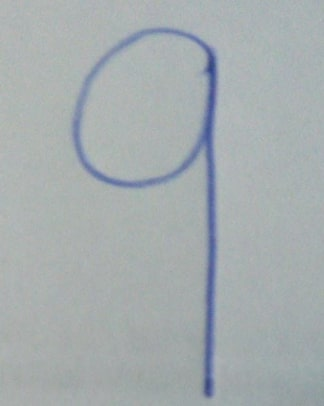
#> input picture adit2.jpg, 324 x 406 px
$ python imgtool.py
#> lines starting #> are read from the running program, lines starting #| are printed output that depends on the picture
from PIL import Image
imgc = Image.open('adit2.jpg')
#> imgc is the input picture: PIL image 324x406 RGB; mean R, G, B 165.7, 172.9, 174.8
nimgc = imgc.resize((28,28))
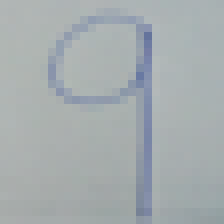
#> nimgc: PIL image 28x28 RGB (shown 8 times larger); mean R, G, B 165.7, 172.9, 174.8
nimgc.save('numtest.jpg')
